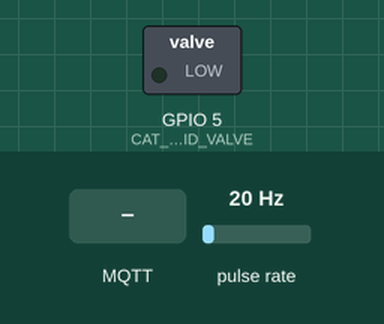
Recording of a program running on a simulated ESP32. On the bench: switched loads named in the program (green lamp = pin HIGH). Wiring (inferred from the names in the program): pulse sensor: data GPIO 4. Inputs (shaded band) come from the test bench; at power-on: pulse rate 20 Hz. WiFi joins after 1.5 s; servers stay silent unless stated; no MQTT or app messages arrive unless stated; what the program prints to the serial monitor is not drawn.

Above: at 2.7 s.
2.8 s: MQTT message "E.G02R" arrives on the first subscribed topic
4.3 s: MQTT message "E.G02R" arrives on the second subscribed topic
At 4.7 s:
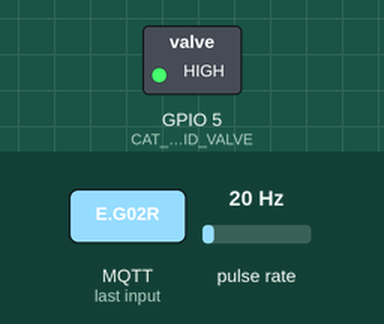
5.8 s: MQTT message "D.G02R" arrives on the first subscribed topic
Timing chart, 0 to 8.8 s (numbered marks = the images above; inputs shaded):
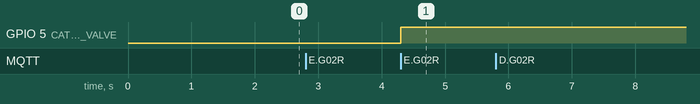

The program:

main.cpp
```cpp
/*
*  CAT-Gen02 Fuel-Management-Control
*/

#include <Arduino.h>
#include <SPI.h>
#include <WiFi.h>
#include <PubSubClient.h>
#include <ArduinoJson.h>
#include <Wire.h>
#include <SPI.h>
#define _TASK_SLEEP_ON_IDLE_RUN
#define _TASK_STATUS_REQUEST
#include <TaskScheduler.h>

#define CAT_GEN_02_SOLENOID_VALVE 5
#define CAT_GEN_02_FLOW_METER 4

const char* ssid = "iomariTPLink"; // Wifi SSID
const char* password = "#InspireD#"; // Wifi Password

const char* mqtt_server = "192.168.2.44";
IPAddress local_IP(192, 168, 2, 64);
// Set your Gateway IP address
IPAddress gateway(192, 168, 1, 2);

IPAddress subnet(255, 255, 252, 0);

WiFiClient espClient10;
PubSubClient client(espClient10);

const char* clientName = "FM-Node-5";

Scheduler userScheduler;

long lastReconnectAttempt = 0;

#include "./dcl.h"
#include "./Generator02FuelHysteresis.h"


void callback(char* topic, byte* payload, unsigned int length) {
  String inValue;
  String topicStr = topic;
  Serial.print("Message arrived [");
  Serial.print(topic);
  Serial.print("] ");
  for (int i=0;i<length;i++) {
    Serial.print((char)payload[i]);
  }
  char payloadString[length+1];
  memcpy(payloadString, payload, length);
  payloadString[length] = '\0';
  inValue = payloadString;
  Serial.println();
  parseCommand(inValue, topicStr);
}


boolean reconnect() {
  while (!client.connected()) {
    Serial.print("Attempting MQTT connection...");
    if (client.connect(clientName)) {
      Serial.println("connected");
      client.publish("outTopic","FM-Node05 connected");
      client.subscribe("DTNK", 1);
      client.subscribe("ADTKR", 1);
      client.subscribe("DTKR", 1);

    } else {
      Serial.print("failed, rc=");
      Serial.print(client.state());
      Serial.println(" try again in 5 seconds");
      delay(5000);
    }
  }
}

void setup_wifi() {
  delay(10);
  // We start by connecting to a WiFi network
  if (!WiFi.config(local_IP, gateway, subnet)) {
    Serial.println("STA Failed to configure");
  }
  Serial.println();
  Serial.print("Connecting to ");
  Serial.println(ssid);

  WiFi.begin(ssid, password);

  while (WiFi.status() != WL_CONNECTED) {
    delay(500);
    Serial.print(".");
  }

  Serial.println("");
  Serial.println("WiFi connected");
  Serial.println("IP address: ");
  Serial.println(WiFi.localIP());
}

void setup()
{
  Serial.begin(115200);
  setup_wifi();

  client.setServer(mqtt_server, 11883);
  client.setCallback(callback);

  pinMode(CAT_GEN_02_SOLENOID_VALVE, OUTPUT);
  pinMode(CAT_GEN_02_FLOW_METER, INPUT);

  userScheduler.addTask(ReplenishGenerator02);
  userScheduler.addTask(DactivateGen02Replenishment);
  userScheduler.addTask(StartProcessToReplenishGen02);

  generator02FuelTankControl.currentMillis = 0;
  generator02FuelTankControl.previousMillis = 0;
  generator02FuelTankControl.flowInterval = 1000;
  generator02FuelTankControl.calibrationFactor = 4.5;
  generator02FuelTankControl.pulse1Sec = 0;
  generator02FuelTankControl.pulseCount = 0;
  generator02FuelTankControl.flowRate = 0.0;
  generator02FuelTankControl.flowMilliLitres = 0;
  generator02FuelTankControl.totalMilliLitres = 0;
  generator02FuelTankControl.previousMillis = 0;
  attachInterrupt(digitalPinToInterrupt(CAT_GEN_02_FLOW_METER), gen02pulseCounter, FALLING);

  generator02FuelTankControl.aSignalCount = 0;
  generator02FuelTankControl.dSignalCount = 0;

  lastReconnectAttempt = 0;
}

void loop() {
  if (!client.connected()) {
    long now = millis();
    if (now - lastReconnectAttempt > 5000) {
      lastReconnectAttempt = now;
      // Attempt to reconnect
      if (reconnect()) {
        lastReconnectAttempt = 0;
      }
    }
    reconnect();
  } else {
      client.loop();
      userScheduler.execute();
  }
}
```

Generator02FuelHysteresis.h
```cpp
#ifndef _GENERATOR_02_FUEL_TANK_
#define _GENERATOR_02_FUEL_TANK_


class Generator02FuelHysteresis{
    private:
      int DayTankFuelGuage;

    public:
     void activateSolenoidValve(int);
     void deactivateSolenoidValve(int);
     void startGen02FuelHysteresis();
     void startGen02TankFuelReplenishment();

};


void Generator02FuelHysteresis :: activateSolenoidValve(int sensor) {
    digitalWrite(sensor, ACTIVATE);
}

void Generator02FuelHysteresis :: deactivateSolenoidValve(int sensor) {
    digitalWrite(sensor, DEACTIVATE);
}

void Generator02FuelHysteresis :: startGen02TankFuelReplenishment() {
  char data1[1050];   char data[750];
  StaticJsonDocument<1024> doc;
  gen02FuelTankState = FUEL_REFILL_IN_PROGRESS;
  generator02FuelTankControl.currentMillis = millis();
  if (generator02FuelTankControl.currentMillis - generator02FuelTankControl.previousMillis > generator02FuelTankControl.flowInterval) {
    generator02FuelTankControl.incomingFuelPublishCount++;
    generator02FuelTankControl.pulse1Sec = generator02FuelTankControl.pulseCount;
    generator02FuelTankControl.pulseCount = 0;
    generator02FuelTankControl.flowRate = ((1000.0 / (millis() - generator02FuelTankControl.previousMillis)) * generator02FuelTankControl.pulse1Sec) / generator02FuelTankControl.calibrationFactor;
    generator02FuelTankControl.previousMillis = millis();
    generator02FuelTankControl.flowMilliLitres = (generator02FuelTankControl.flowRate / 60) * 1000;
    generator02FuelTankControl.totalMilliLitres += generator02FuelTankControl.flowMilliLitres;
    generator02FuelTankControl.flowVolume = generator02FuelTankControl.totalMilliLitres / 1000;

    doc["source"] = "Gen02TankReplenishment";
    doc["rate"] = generator02FuelTankControl.flowRate;
    doc["vol"] = generator02FuelTankControl.totalMilliLitres / 1000;
    String payload = doc.as<String>();
    payload.toCharArray(data1, (payload.length() + 1));
    client.publish("FM-Report", data1);

    if (generator02FuelTankControl.incomingFuelPublishCount == 10) {
      String payload1 = "G02"+(String)generator02FuelTankControl.flowVolume;
      payload1.toCharArray(data, (payload1.length() + 1));
      client.publish("FMPIN", data, 2);
      generator02FuelTankControl.incomingFuelPublishCount = 0;
    }

    Serial.print("Generator02======>>>Flow rate: ");
    Serial.print(int(generator02FuelTankControl.flowRate));  // Print the integer part of the variable
    Serial.print("L/min");
    Serial.print("\t");       // Print tab space

    // Print the cumulative total of litres flowed since starting
    Serial.print("Liquid Quantity: ");
    Serial.print(generator02FuelTankControl.totalMilliLitres);
    Serial.print("mL / ");
    Serial.print(generator02FuelTankControl.totalMilliLitres / 1000);
    Serial.println("L");
  }
}

void beginProcessToReplenishGen02FuelTank() {
  Generator02FuelHysteresis generator02FuelHysteresis;
  generator02FuelHysteresis.activateSolenoidValve(CAT_GEN_02_SOLENOID_VALVE);
  ReplenishGenerator02.enable();
  StartProcessToReplenishGen02.disable();
}

void refillGen02Tank(){
    Generator02FuelHysteresis generator02FuelHysteresis;
    generator02FuelHysteresis.startGen02TankFuelReplenishment();
}

void stopGen02Replenishment(){
    Generator02FuelHysteresis generator02FuelHysteresis;
    generator02FuelHysteresis.deactivateSolenoidValve(CAT_GEN_02_SOLENOID_VALVE);
    ReplenishGenerator02.disable();
    //reset replenishment parameters
    resetGen02ReplenishmentParameter();
    DactivateGen02Replenishment.disable();
}


char parseCommand(String Value, String inTopic) {
    if (Value == "E.G02R") {
        generator02FuelTankControl.aSignalCount++;
        if (generator02FuelTankControl.aSignalCount == 2) {
            StartProcessToReplenishGen02.enable();
            generator02FuelTankControl.aSignalCount = 0;
        }
    }
    else if (Value == "D.G02R") {
        generator02FuelTankControl.dSignalCount++;
        if(generator02FuelTankControl.dSignalCount == 2){
            DactivateGen02Replenishment.enable();
            generator02FuelTankControl.dSignalCount = 0;
        }
    }
}


#endif
```

dcl.h
```cpp
#ifndef _DCL_
#define _DCL_

#define ACTIVATE HIGH
#define DEACTIVATE LOW
#define ACTIVATED HIGH

void refillGen02Tank();
void stopGen02Replenishment();
void beginProcessToReplenishGen02FuelTank();

Task StartProcessToReplenishGen02(100, TASK_FOREVER, &beginProcessToReplenishGen02FuelTank);
Task ReplenishGenerator02(1000, TASK_FOREVER, &refillGen02Tank);
Task DactivateGen02Replenishment(1000, TASK_FOREVER, &stopGen02Replenishment);


enum GeneratorFuelTankRefillState {INIT_STATE = 0,
                                   FUEL_REFILL_STARTED = 1,
                                   FUEL_REFILL_IN_PROGRESS = 2,
                                   FUEL_REFILL_STOPPED = 3,
                                   FUEL_REFILL_COMPLETED = 4,
                                   FUEL_TANK_FULL = 5,
                                   FUEL_REFILL_NOT_IN_PROGRESS = 6
                                  } gen02FuelTankState;

struct FuelManagementControl{
    long currentMillis;
    long previousMillis;
    int flowInterval;
    float calibrationFactor;
    volatile byte pulseCount;
    byte pulse1Sec;
    float flowRate;
    unsigned int flowMilliLitres;
    unsigned long totalMilliLitres;
    int flowSwitchState;
    int previousFlowSwitchState;
    float flowTemp;
    volatile unsigned long start_time_micros;
    volatile unsigned long delayTime;
    int flowVolume;
    int incomingFuelPublishCount;
    int aSignalCount;
    int dSignalCount;
}generator02FuelTankControl, ps;


void gen02pulseCounter()
{
  generator02FuelTankControl.pulseCount++;
}


void resetGen02ReplenishmentParameter() {
  generator02FuelTankControl.currentMillis = 0;
  generator02FuelTankControl.previousMillis = 0;
  generator02FuelTankControl.flowInterval = 1000;
  generator02FuelTankControl.calibrationFactor = 4.5;
  generator02FuelTankControl.pulse1Sec = 0;
  generator02FuelTankControl.pulseCount = 0;
  generator02FuelTankControl.flowRate = 0.0;
  generator02FuelTankControl.flowMilliLitres = 0;
  generator02FuelTankControl.totalMilliLitres = 0;
  generator02FuelTankControl.previousMillis = 0;
}

#endif //_DCL_
```

Measured:
- after the input at 2.8 s, every drawn part: stays the same
- after the input at 4.3 s, GPIO 5 (CAT_GEN_02_SOLENOID_VALVE): LOW → HIGH at once
- after the input at 5.8 s, every drawn part: stays the same
